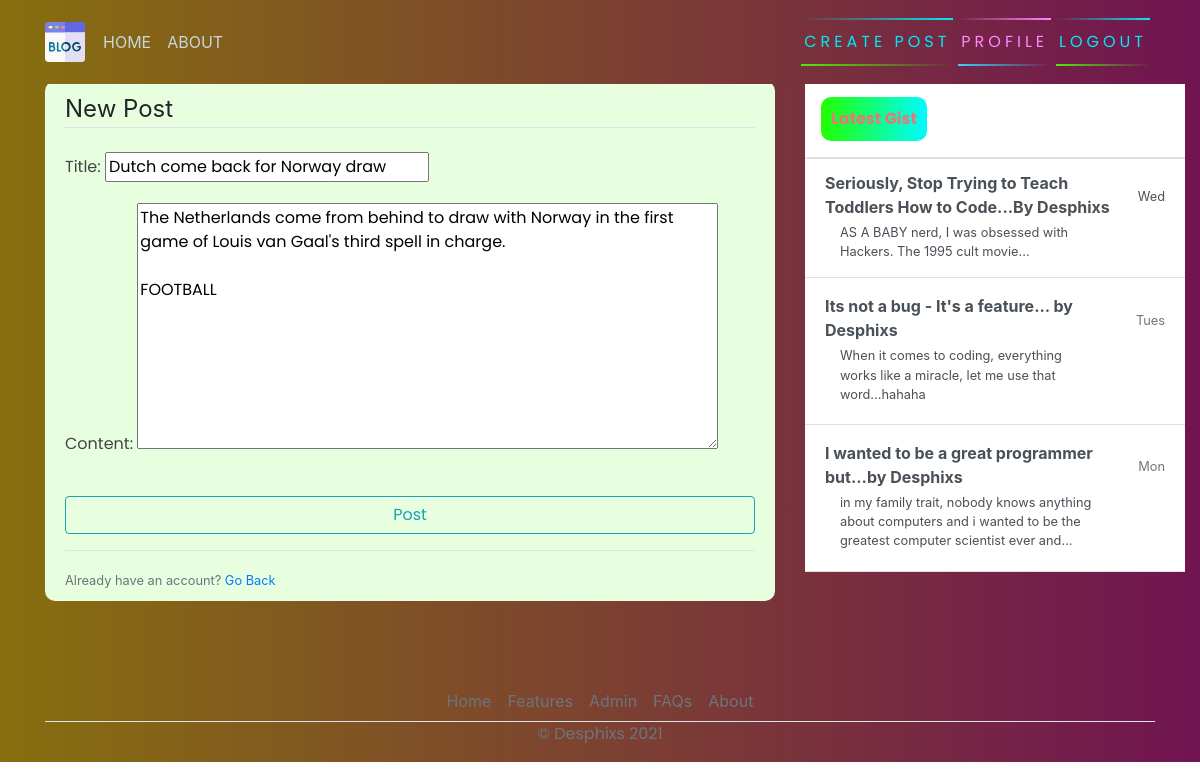
Screenshot of /post/25/update (signed in) with the database file from the repository.
### blog/models.py (models this page shows, shortened)
class Post(models.Model):
    title = models.CharField(max_length=200)
    content = models.TextField()
    date_posted = models.DateTimeField(default=timezone.now)
    author = models.ForeignKey(User, on_delete=models.CASCADE)

### blog/views.py (the view, shortened to what this page needs)
# urls.py: path('post/<int:pk>/update', PostUpdateView.as_view(), name="blog-update"),
class PostUpdateView(LoginRequiredMixin, UserPassesTestMixin, UpdateView):
    model = Post
    fields = ['title', 'content']
    def test_func(self):
        post = self.get_object()
        if self.request.user == post.author:
            return True
        return False

### blog/templates/blog/post_form.html (shortened to what this page needs)
{% extends 'blog/base.html' %}
{% load crispy_forms_tags %}
{% block content %}
    <div class="content-section">
        <form action="" method="post">
            <fieldset class="form-group">
                <legend class="border-bottom mb-4">New Post</legend>
                {{ form.as_p }}
            </fieldset>
            <div class="form-group">
                <button class="btn btn-outline-info" type="submit">Post</button>
            </div>
        </form>
        <div class="border-top pt-3">
            <small class="text-muted">Already have an account? <a href="{% url 'blog-home' %}">Go Back</a></small>
        </div>
    </div>
{% endblock content %}

### blog/static/blog/main.css (style rules this page uses)
body { background: linear-gradient(270deg, rgb(113, 20, 82) 0%, rgb(135, 111, 15) 100%); margin-top: 5rem; background-size: contain; background-repeat: no-repeat; }
h1, h2, h3, h4, h5, h6, p { color: #444444; font-family: 'Poppins', sans-serif; }
.content-section { background: #e7ffdf; padding: 10px 20px; border-radius: 10px; margin-bottom: 20px; }
button { font-family: 'Poppins', sans-serif; border: none; outline: 0; display: inline-block; padding: 8px; color: rgb(19, 159, 241); background-color: #000; text-align: center; cursor: pointer; width: 100%; font-size: 18px; transition: 1s; background: linear-gradient(270deg, rgb(247, 0, 255) 0%, rgb(98, 0, 255) 100%); }

### rows the page displays
Post: title "Dutch come back for Norway draw", content "The Netherlands come from behind to draw with Norway in the first game of Louis van Gaal's third spell in charge. FOOTBALL"
